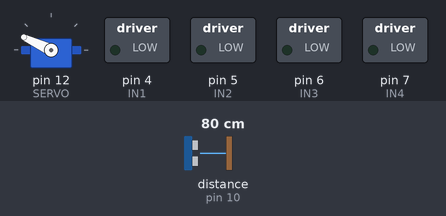
Simulated run of this sketch. Board: Arduino Uno, built with avr-gcc and run on an emulated ATmega328P. Shown: servo, switched loads named in the sketch (green lamp = pin HIGH). The test bench sets the inputs (shaded band); at power-on: distance to the obstacle (sensor on pin 10) 80 cm. The echo pulse lasts 58.3 µs per cm; what the sketch prints to the serial monitor is not drawn.

Above: at 1.28 s.
1.3 s: distance to the obstacle (sensor on pin 10) set to 2 cm
At 1.96 s:
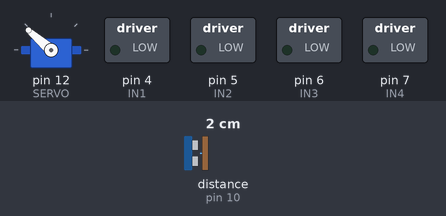
4.3 s: distance to the obstacle (sensor on pin 10) set to 250 cm
At 4.31 s:
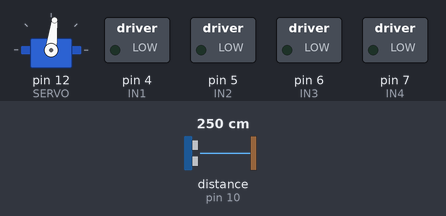
7.3 s: distance to the obstacle (sensor on pin 10) set to 4 cm
At 9.7 s:
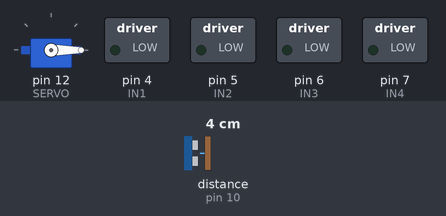
10.3 s: distance to the obstacle (sensor on pin 10) set to 120 cm
13.3 s: distance to the obstacle (sensor on pin 10) set to 9 cm
Timing chart, 0 to 17.3 s (numbered marks = the images above; inputs shaded):
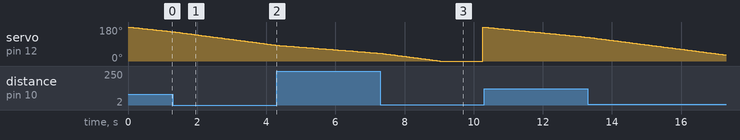

The sketch:

Arduino_code_C_TCC.ino
```cpp
#include <Servo.h>
#include <HCSR04.h>
#include <math.h>

#define SERVO 12 // Porta Digital 7 PWM
#define p_trigger 8
#define p_echo 10

Servo s; // Variável Servo
int pos; // Posição Servo

int IN1 = 4;
int IN2 = 5;
int IN3 = 6;
int IN4 = 7;
float Speed = 0.224;

int matriz[24][24], sensorPos[2], seeing[2];
int opening = 0;
int steps = 0;

UltraSonicDistanceSensor distanceSensor(p_trigger, p_echo);
float dist_cm, dist_M;

void setup ()
{
  s.attach(SERVO);
  Serial.begin(9600);
  s.write(0); // Inicia motor posição zero
  sensorPos[0] = 8;
  sensorPos[1] = 8;

  pinMode(IN1, OUTPUT);
  pinMode(IN2, OUTPUT);
  pinMode(IN3, OUTPUT);
  pinMode(IN4, OUTPUT);
}

void readSensor(int ang){
  float degree = pos + 90;
  delay(10);
  float hipotenusa = distanceSensor.measureDistanceCm();
  delay(30);
  float hipotenusa2 = distanceSensor.measureDistanceCm();

  hipotenusa = (hipotenusa + hipotenusa2) / 2;

  Serial.print(hipotenusa);
  Serial.print(";");

  if((ang <= 100) && (ang >= 80)){
    if((hipotenusa >= 15) || (hipotenusa < 0)){
      if(opening != -1){
        opening ++;
      }
    } else {
      opening = -1;
    }
  }

  if(pos == 0){
    if(opening == 21){
      Serial.print('+');
      steps ++;
    } else {
      steps = 4;
    }
  }
}

void loop()
{
  if(steps < 3){
    opening = 0;
    for(pos = 180; pos >= 0; pos--)
    {
      s.write(pos);
      readSensor(180 - pos);
    }
    delay(1000);
    if(opening > 0){
      digitalWrite(IN1, LOW);
      digitalWrite(IN2, HIGH);
      digitalWrite(IN3, LOW);
      digitalWrite(IN4, HIGH);

      delay(Speed * 1000);

      digitalWrite(IN1, LOW);
      digitalWrite(IN2, LOW);
      digitalWrite(IN3, LOW);
      digitalWrite(IN4, LOW);
    }
   } else {
     steps = 0;
     Serial.println(' ');
     Serial.println(' ');
     Serial.println(' ');
   }


  delay(100);
}
```
